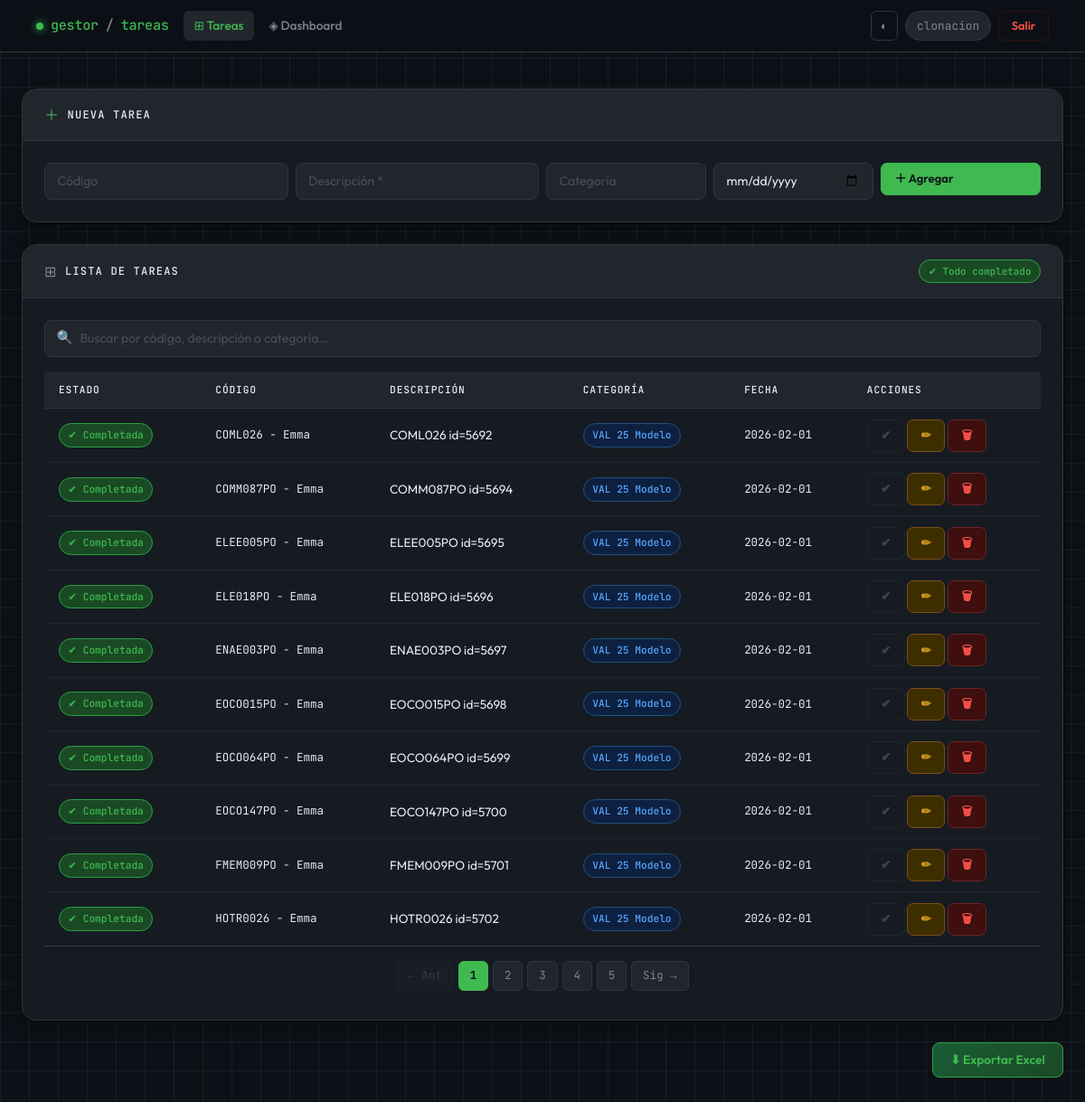
Page / (signed in) on the committed database.
### tables this page shows
CREATE TABLE tareas (
            id INTEGER PRIMARY KEY AUTOINCREMENT,
            descripcion TEXT NOT NULL,
            categoria TEXT,
            fecha TEXT,
            completada INTEGER DEFAULT 0,
            codigo TEXT,
            usuario_id INTEGER,
            FOREIGN KEY (usuario_id) REFERENCES usuarios(id)
        );

### app_web.py (the view)
@app.route("/")
@login_required
def index():
    user_id = session.get("user_id")
    es_admin = session.get("es_admin")
    page = request.args.get('page', 1, type=int)
    per_page = 10
    offset = (page - 1) * per_page
    conn = get_connection()
    cursor = conn.cursor()
    if es_admin == 1:
        cursor.execute("SELECT * FROM tareas ORDER BY id DESC LIMIT ? OFFSET ?", (per_page, offset))
        tareas = cursor.fetchall()
        cursor.execute("SELECT COUNT(*) FROM tareas")
        total_tareas = cursor.fetchone()[0]
    else:
        cursor.execute("SELECT * FROM tareas WHERE usuario_id = ? ORDER BY id DESC LIMIT ? OFFSET ?", (user_id, per_page, offset))
        tareas = cursor.fetchall()
        cursor.execute("SELECT COUNT(*) FROM tareas WHERE usuario_id = ?", (user_id,))
        total_tareas = cursor.fetchone()[0]
    conn.close()
    total_pages = (total_tareas + per_page - 1) // per_page if total_tareas > 0 else 1
    return render_template("index.html",
                           tareas=tareas,
                           page=page,
                           total_pages=total_pages)

### app_web.py (called while the page is built)
def get_connection():
    conn = sqlite3.connect(DB_NAME)
    conn.row_factory = sqlite3.Row
    return conn

def login_required(f):
    @wraps(f)
    def decorated_function(*args, **kwargs):
        if "user_id" not in session:
            return redirect(url_for("login"))
        return f(*args, **kwargs)
    return decorated_function

### templates/index.html (shortened to what this page needs)
{% extends "base.html" %}
{% block content %}
<div class="gcard mb-4">
  <div class="gcard-header">
    <span style="color:var(--accent)">＋</span>
    <span class="gcard-title">Nueva tarea</span>
  </div>
  <div class="gcard-body">
    <form action="/agregar" method="post">
      <div class="row g-2">
        <div class="col-sm-6 col-md-3">
          <input name="codigo" class="form-control" placeholder="Código" autocomplete="off">
        </div>
        <div class="col-sm-6 col-md-3">
          <input name="descripcion" class="form-control" placeholder="Descripción *" required autocomplete="off">
        </div>
        <div class="col-sm-6 col-md-2">
          <input name="categoria" class="form-control" placeholder="Categoría" autocomplete="off">
        </div>
        <div class="col-sm-6 col-md-2">
          <input name="fecha" type="date" class="form-control">
        </div>
        <div class="col-12 col-md-2">
          <button type="submit" class="btn btn-g-primary w-100">＋ Agregar</button>
        </div>
      </div>
    </form>
  </div>
</div>
<div class="gcard">
  <div class="gcard-header">
    <span style="color:var(--text-muted)">⊞</span>
    <span class="gcard-title">Lista de tareas</span>
    <span id="cnt-badge" class="badge-g badge-pending ms-auto" style="font-size:.68rem;"></span>
  </div>
  <div class="gcard-body pb-0">
    <div class="search-wrap mb-3">
      <span class="search-icon">🔍</span>
      <input type="text" id="buscador" class="form-control"
             placeholder="Buscar por código, descripción o categoría…">
    </div>
    <div class="table-responsive">
      <table class="gtable">
        <thead>
          <tr>
            <th>Estado</th>
            <th>Código</th>
            <th>Descripción</th>
            <th>Categoría</th>
            <th>Fecha</th>
            <th>Acciones</th>
          </tr>
        </thead>
        <tbody>
          {% for t in tareas %}
          <tr class="{{ 'row-done' if t[4]==1 else '' }}"
              data-search="{{ (t[5] or '') }} {{ t[1] }} {{ (t[2] or '') }}"
              style="animation-delay:{{ loop.index0 * 25 }}ms; animation: fadeUp .25s ease both;">
            <td data-label="Estado">
              {% if t[4]==1 %}
                <span class="badge-g badge-done">✔ Completada</span>
              {% else %}
                <span class="badge-g badge-pending">● Pendiente</span>
              {% endif %}
            </td>
            <td data-label="Código" style="font-family:var(--mono); font-size:.78rem;">
              {{ t[5] if t[5] else '—' }}
            </td>
            <td data-label="Descripción">{{ t[1] }}</td>
            <td data-label="Categoría">
              <span class="badge-g badge-cat">{{ t[2] if t[2] else 'General' }}</span>
            </td>
            <td data-label="Fecha" style="font-family:var(--mono); font-size:.78rem; white-space:nowrap;">
              {{ t[3] if t[3] else '—' }}
            </td>
            <td data-label="Acciones" style="white-space:nowrap;">
              {% if t[4]==0 %}
                <a href="/completar/{{ t[0] }}" class="btn btn-g-success btn-sm">✔</a>
              {% else %}
                <span class="btn btn-g-ghost btn-sm" style="cursor:default; opacity:.4;">✔</span>
              {% endif %}
              <a href="/editar/{{ t[0] }}" class="btn btn-g-warning btn-sm">✏</a>
              <a href="/eliminar/{{ t[0] }}" class="btn btn-g-danger btn-sm"
                 onclick="return confirm('¿Eliminar esta tarea? No se puede deshacer.')">🗑</a>
            </td>
          </tr>
          {% endfor %}
        </tbody>
      </table>
    </div>
    {% if total_pages > 1 %}
    <div class="py-3 border-top" style="border-color:var(--border)!important;">
      <ul class="gpagination">
        <li class="{{ 'disabled' if page <= 1 else '' }}">
          <a class="gpage-link" href="?page={{ page-1 }}">← Ant</a>
        </li>
        {% for p in range(1, total_pages+1) %}
        <li class="{{ 'active' if p==page else '' }}">
          <a class="gpage-link" href="?page={{ p }}">{{ p }}</a>
        </li>
        {% endfor %}
        <li class="{{ 'disabled' if page >= total_pages else '' }}">
          <a class="gpage-link" href="?page={{ page+1 }}">Sig →</a>
        </li>
      </ul>
    </div>
    {% endif %}
  </div>
</div>
{% endblock %}

### rows in the picture
tareas: completada "✔ Completada", codigo "COML026 - Emma", descripcion "COML026 id=5692", categoria "VAL 25 Modelo", fecha "2026-02-01"
tareas: completada "✔ Completada", codigo "COMM087PO - Emma", descripcion "COMM087PO id=5694", categoria "VAL 25 Modelo", fecha "2026-02-01"
tareas: completada "✔ Completada", codigo "ELEE005PO - Emma", descripcion "ELEE005PO id=5695", categoria "VAL 25 Modelo", fecha "2026-02-01"
tareas: completada "✔ Completada", codigo "ELE018PO - Emma", descripcion "ELE018PO id=5696", categoria "VAL 25 Modelo", fecha "2026-02-01"
tareas: completada "✔ Completada", codigo "ENAE003PO - Emma", descripcion "ENAE003PO id=5697", categoria "VAL 25 Modelo", fecha "2026-02-01"
tareas: completada "✔ Completada", codigo "EOCO015PO - Emma", descripcion "EOCO015PO id=5698", categoria "VAL 25 Modelo", fecha "2026-02-01"
tareas: completada "✔ Completada", codigo "EOCO064PO - Emma", descripcion "EOCO064PO id=5699", categoria "VAL 25 Modelo", fecha "2026-02-01"
tareas: completada "✔ Completada", codigo "EOCO147PO - Emma", descripcion "EOCO147PO id=5700", categoria "VAL 25 Modelo", fecha "2026-02-01"
tareas: completada "✔ Completada", codigo "FMEM009PO - Emma", descripcion "FMEM009PO id=5701", categoria "VAL 25 Modelo", fecha "2026-02-01"
tareas: completada "✔ Completada", codigo "HOTR0026 - Emma", descripcion "HOTR0026 id=5702", categoria "VAL 25 Modelo", fecha "2026-02-01"

### other values in the picture
{{ session.get('user', '') }} "clonacion"
{{ p }} "1" "2" "3" "4" "5"
